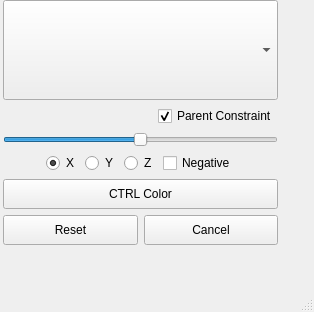
<?xml version="1.0" encoding="UTF-8"?>
<ui version="4.0">
 <class>chk_negative_axis</class>
 <widget class="QMainWindow" name="chk_negative_axis">
  <property name="geometry">
   <rect>
    <x>0</x>
    <y>0</y>
    <width>314</width>
    <height>312</height>
   </rect>
  </property>
  <property name="sizePolicy">
   <sizepolicy hsizetype="Fixed" vsizetype="Fixed">
    <horstretch>0</horstretch>
    <verstretch>0</verstretch>
   </sizepolicy>
  </property>
  <property name="windowTitle">
   <string>CtrlBuilder</string>
  </property>
  <property name="windowOpacity">
   <double>1.000000000000000</double>
  </property>
  <widget class="QWidget" name="centralwidget">
   <widget class="QWidget" name="verticalLayoutWidget_2">
    <property name="geometry">
     <rect>
      <x>0</x>
      <y>0</y>
      <width>301</width>
      <height>284</height>
     </rect>
    </property>
    <layout class="QVBoxLayout" name="vlayout" stretch="0,0,0,0,0,0">
     <property name="spacing">
      <number>6</number>
     </property>
     <property name="sizeConstraint">
      <enum>QLayout::SetFixedSize</enum>
     </property>
     <property name="leftMargin">
      <number>3</number>
     </property>
     <property name="rightMargin">
      <number>3</number>
     </property>
     <property name="bottomMargin">
      <number>25</number>
     </property>
     <item>
      <widget class="QComboBox" name="cb_shape">
       <property name="sizePolicy">
        <sizepolicy hsizetype="MinimumExpanding" vsizetype="Fixed">
         <horstretch>0</horstretch>
         <verstretch>0</verstretch>
        </sizepolicy>
       </property>
       <property name="minimumSize">
        <size>
         <width>275</width>
         <height>100</height>
        </size>
       </property>
      </widget>
     </item>
     <item>
      <layout class="QHBoxLayout" name="horizontalLayout_2">
       <item>
        <spacer name="horizontalSpacer_3">
         <property name="orientation">
          <enum>Qt::Horizontal</enum>
         </property>
         <property name="sizeHint" stdset="0">
          <size>
           <width>40</width>
           <height>20</height>
          </size>
         </property>
        </spacer>
       </item>
       <item>
        <widget class="QCheckBox" name="chk_parent_constraint">
         <property name="text">
          <string>Parent Constraint</string>
         </property>
         <property name="checked">
          <bool>true</bool>
         </property>
        </widget>
       </item>
      </layout>
     </item>
     <item>
      <widget class="QSlider" name="sldr">
       <property name="minimum">
        <number>0</number>
       </property>
       <property name="maximum">
        <number>200</number>
       </property>
       <property name="singleStep">
        <number>1</number>
       </property>
       <property name="value">
        <number>100</number>
       </property>
       <property name="orientation">
        <enum>Qt::Horizontal</enum>
       </property>
       <property name="tickPosition">
        <enum>QSlider::NoTicks</enum>
       </property>
      </widget>
     </item>
     <item>
      <layout class="QHBoxLayout" name="horizontalLayout">
       <item>
        <spacer name="horizontalSpacer">
         <property name="orientation">
          <enum>Qt::Horizontal</enum>
         </property>
         <property name="sizeHint" stdset="0">
          <size>
           <width>40</width>
           <height>20</height>
          </size>
         </property>
        </spacer>
       </item>
       <item>
        <widget class="QRadioButton" name="btn_axis_x">
         <property name="text">
          <string>X</string>
         </property>
         <property name="checked">
          <bool>true</bool>
         </property>
        </widget>
       </item>
       <item>
        <widget class="QRadioButton" name="btn_axis_y">
         <property name="text">
          <string>Y</string>
         </property>
        </widget>
       </item>
       <item>
        <widget class="QRadioButton" name="btn_axis_z">
         <property name="text">
          <string>Z</string>
         </property>
        </widget>
       </item>
       <item>
        <widget class="QCheckBox" name="checkBox">
         <property name="text">
          <string>Negative</string>
         </property>
        </widget>
       </item>
       <item>
        <spacer name="horizontalSpacer_2">
         <property name="orientation">
          <enum>Qt::Horizontal</enum>
         </property>
         <property name="sizeHint" stdset="0">
          <size>
           <width>40</width>
           <height>20</height>
          </size>
         </property>
        </spacer>
       </item>
      </layout>
     </item>
     <item>
      <widget class="QPushButton" name="btn_color">
       <property name="minimumSize">
        <size>
         <width>0</width>
         <height>30</height>
        </size>
       </property>
       <property name="text">
        <string>CTRL Color</string>
       </property>
      </widget>
     </item>
     <item>
      <layout class="QHBoxLayout" name="horizontalLayout_5">
       <item>
        <widget class="QPushButton" name="btn_reset">
         <property name="sizePolicy">
          <sizepolicy hsizetype="Minimum" vsizetype="Preferred">
           <horstretch>0</horstretch>
           <verstretch>0</verstretch>
          </sizepolicy>
         </property>
         <property name="minimumSize">
          <size>
           <width>0</width>
           <height>30</height>
          </size>
         </property>
         <property name="text">
          <string>Reset</string>
         </property>
        </widget>
       </item>
       <item>
        <widget class="QPushButton" name="btn_cancel">
         <property name="sizePolicy">
          <sizepolicy hsizetype="Minimum" vsizetype="Preferred">
           <horstretch>0</horstretch>
           <verstretch>0</verstretch>
          </sizepolicy>
         </property>
         <property name="minimumSize">
          <size>
           <width>0</width>
           <height>30</height>
          </size>
         </property>
         <property name="text">
          <string>Cancel</string>
         </property>
        </widget>
       </item>
      </layout>
     </item>
    </layout>
   </widget>
  </widget>
  <widget class="QMenuBar" name="menubar">
   <property name="geometry">
    <rect>
     <x>0</x>
     <y>0</y>
     <width>314</width>
     <height>21</height>
    </rect>
   </property>
  </widget>
  <widget class="QStatusBar" name="statusbar"/>
 </widget>
 <resources/>
 <connections/>
</ui>
